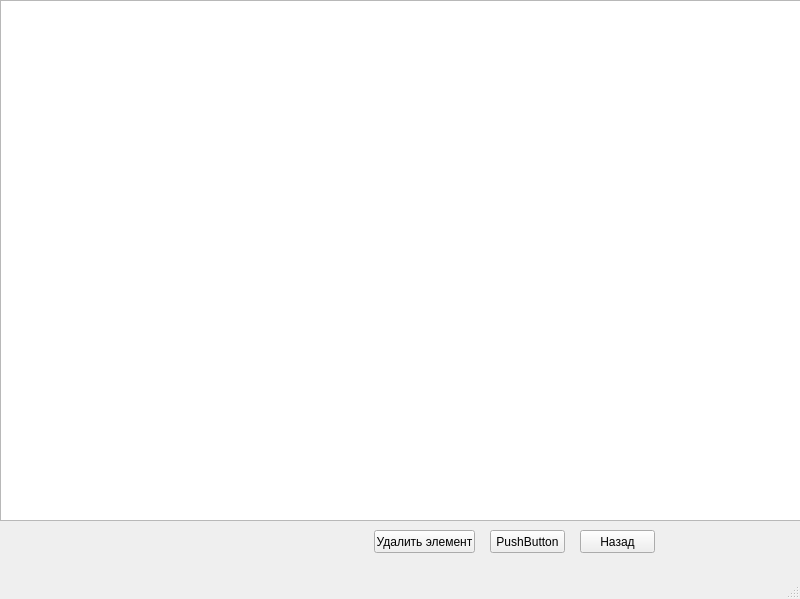
<?xml version="1.0" encoding="UTF-8"?>
<ui version="4.0">
 <class>FigureShow</class>
 <widget class="QMainWindow" name="FigureShow">
  <property name="geometry">
   <rect>
    <x>0</x>
    <y>0</y>
    <width>800</width>
    <height>599</height>
   </rect>
  </property>
  <property name="windowTitle">
   <string>MainWindow</string>
  </property>
  <widget class="QWidget" name="centralwidget">
   <widget class="QListWidget" name="listWidget">
    <property name="geometry">
     <rect>
      <x>0</x>
      <y>0</y>
      <width>801</width>
      <height>521</height>
     </rect>
    </property>
    <property name="maximumSize">
     <size>
      <width>801</width>
      <height>551</height>
     </size>
    </property>
   </widget>
   <widget class="QPushButton" name="pushButton">
    <property name="geometry">
     <rect>
      <x>490</x>
      <y>530</y>
      <width>75</width>
      <height>23</height>
     </rect>
    </property>
    <property name="text">
     <string>PushButton</string>
    </property>
   </widget>
   <widget class="QPushButton" name="pushButton_2">
    <property name="geometry">
     <rect>
      <x>580</x>
      <y>530</y>
      <width>75</width>
      <height>23</height>
     </rect>
    </property>
    <property name="text">
     <string>Назад</string>
    </property>
   </widget>
   <widget class="QPushButton" name="pushButton_3">
    <property name="geometry">
     <rect>
      <x>374</x>
      <y>530</y>
      <width>101</width>
      <height>23</height>
     </rect>
    </property>
    <property name="text">
     <string>Удалить элемент</string>
    </property>
   </widget>
  </widget>
  <widget class="QMenuBar" name="menubar">
   <property name="geometry">
    <rect>
     <x>0</x>
     <y>0</y>
     <width>800</width>
     <height>21</height>
    </rect>
   </property>
  </widget>
  <widget class="QStatusBar" name="statusbar"/>
 </widget>
 <resources/>
 <connections/>
</ui>
